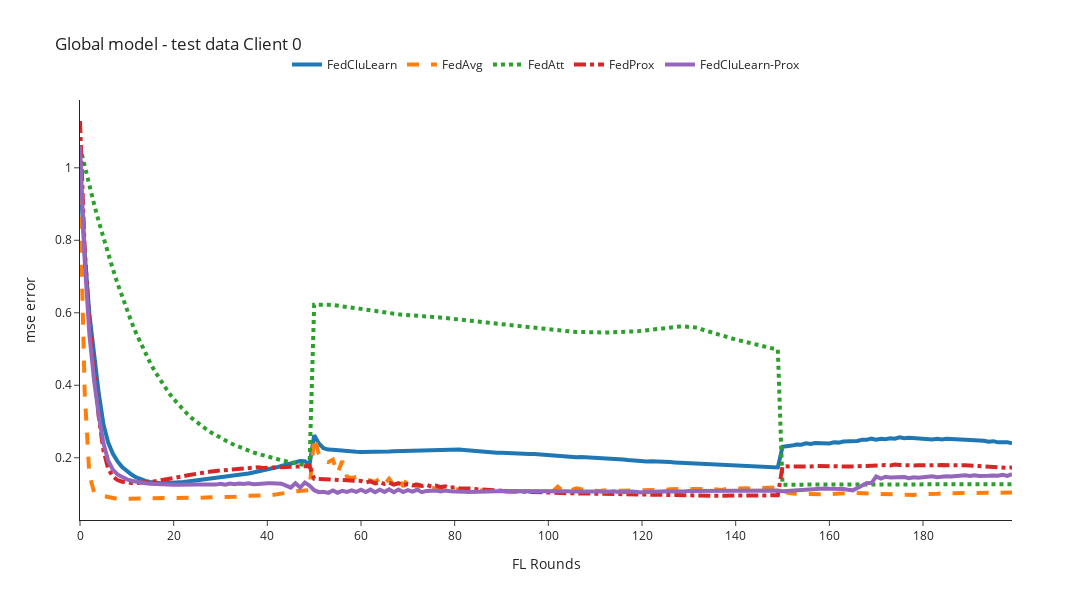
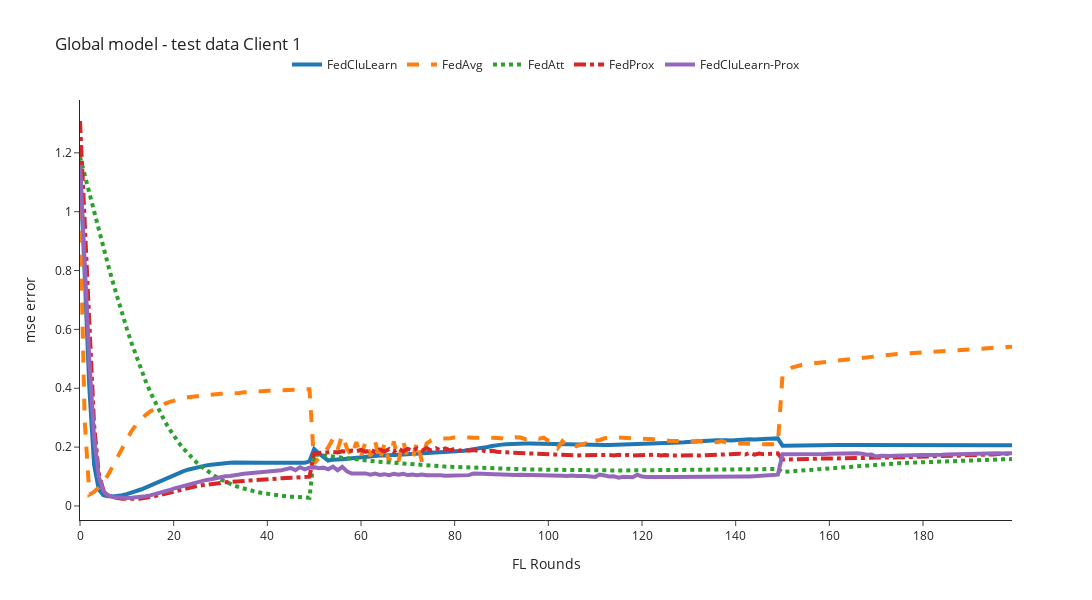

Source (notebook cell) for these figures, in order:
### Code cell
mse_column='mse'
for client_id in [0,1,2]:
    n_rounds, y = preprocessing_results(filenames=global_filenames, client_id=client_id,mse_column=mse_column)
    plot_plotly(n_rounds, y, title=f'Global model - test data Client {client_id}', y_axis_title=f'{mse_column} error')

### Figure 1 — Plotly figure (JSON) as saved in the notebook; plotly's stock layout.template omitted (floating-point values rounded to 4 significant figures; data arrays with more than 128 entries replaced by an {"elided": "..."} marker saying what was removed)
{"data": [{"line": {"dash": "solid", "width": 4}, "mode": "lines", "name": "FedCluLearn", "type": "scatter", "x": {"elided": "201 int values"}, "y": {"elided": "200 float values"}}, {"line": {"dash": "dash", "width": 4}, "mode": "lines", "name": "FedAvg", "type": "scatter", "x": {"elided": "201 int values"}, "y": {"elided": "200 float values"}}, {"line": {"dash": "dot", "width": 4}, "mode": "lines", "name": "FedAtt", "type": "scatter", "x": {"elided": "201 int values"}, "y": {"elided": "200 float values"}}, {"line": {"dash": "dashdot", "width": 4}, "mode": "lines", "name": "FedProx", "type": "scatter", "x": {"elided": "201 int values"}, "y": {"elided": "200 float values"}}, {"line": {"dash": "solid", "width": 4}, "mode": "lines", "name": "FedCluLearn-Prox", "type": "scatter", "x": {"elided": "201 int values"}, "y": {"elided": "200 float values"}}], "layout": {"height": 600, "legend": {"orientation": "h", "x": 0.5, "xanchor": "center", "y": 1.05, "yanchor": "bottom"}, "title": {"text": "Global model - test data Client 0"}, "width": 1200, "xaxis": {"title": {"text": "FL Rounds"}}, "yaxis": {"title": {"text": "mse error"}}}}

### Figure 2 — Plotly figure (JSON) as saved in the notebook; plotly's stock layout.template omitted (floating-point values rounded to 4 significant figures; data arrays with more than 128 entries replaced by an {"elided": "..."} marker saying what was removed)
{"data": [{"line": {"dash": "solid", "width": 4}, "mode": "lines", "name": "FedCluLearn", "type": "scatter", "x": {"elided": "201 int values"}, "y": {"elided": "200 float values"}}, {"line": {"dash": "dash", "width": 4}, "mode": "lines", "name": "FedAvg", "type": "scatter", "x": {"elided": "201 int values"}, "y": {"elided": "200 float values"}}, {"line": {"dash": "dot", "width": 4}, "mode": "lines", "name": "FedAtt", "type": "scatter", "x": {"elided": "201 int values"}, "y": {"elided": "200 float values"}}, {"line": {"dash": "dashdot", "width": 4}, "mode": "lines", "name": "FedProx", "type": "scatter", "x": {"elided": "201 int values"}, "y": {"elided": "200 float values"}}, {"line": {"dash": "solid", "width": 4}, "mode": "lines", "name": "FedCluLearn-Prox", "type": "scatter", "x": {"elided": "201 int values"}, "y": {"elided": "200 float values"}}], "layout": {"height": 600, "legend": {"orientation": "h", "x": 0.5, "xanchor": "center", "y": 1.05, "yanchor": "bottom"}, "title": {"text": "Global model - test data Client 1"}, "width": 1200, "xaxis": {"title": {"text": "FL Rounds"}}, "yaxis": {"title": {"text": "mse error"}}}}
